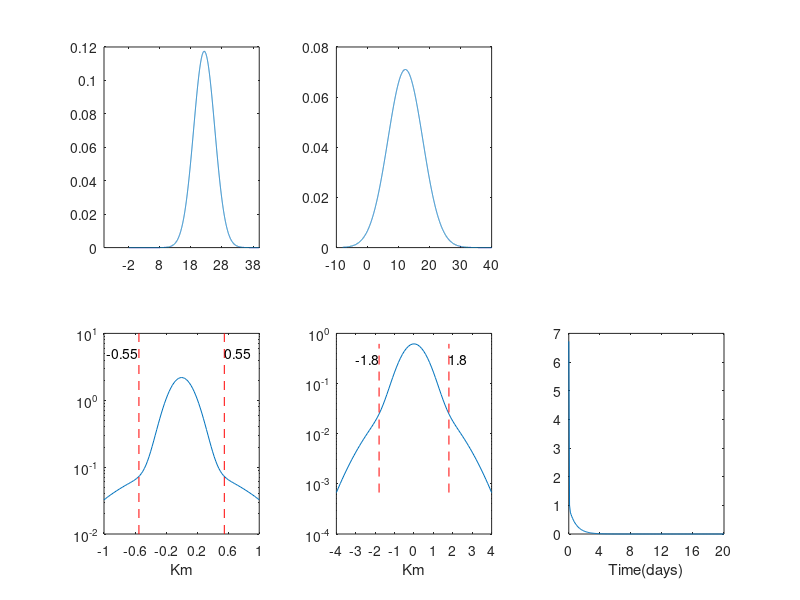

MATLAB code to generate this figure:
clearvars
clc
%rng 4567
BIC_5 = load('BICBURG2002.mat');

params = BIC_5.BIC{1,2};

% extrating parameter for mu
g_par = reshape(params(6:13),[4,2]);

% extrating parameter for mu
mu_par = params(1:5); % q=1
%num_mode = 3;


mu_b0 = mu_par(1);
mu_b1 = mu_par(2);
mu_b2 = mu_par(3);
mu_b3 = mu_par(4);
mu_b4 = mu_par(5);

g_b0 = g_par(1,:);
g_b1 = g_par(2,:);
g_b2 = g_par(3,:);
g_b3 = g_par(4,:);



% mu_b1 = mu_b1 + 0.1;%*rand(size(mu_b1));
% mu_b3 = mu_b3 + 0.1;%*rand(size(mu_b3));
% mu_b2 = mu_b2*0.1;
% mu_b4 = mu_b4*0.1;

% disp(g_params);
mu0 = @(b0,b1,b2,b3,b4,u,v)b0*exp(-b2*(u-b1).^2-b4*(v-b3).^2);
mu_cor = -2:0.01:40;
mu1_cor = -8:0.01:40;
nor_mu = 0;

mu_x = mu0(mu_b0,mu_b1,mu_b2,mu_b3,mu_b4,mu_cor,mu_b3)*(pi/mu_b4)^0.5;
mu_y = mu0(mu_b0,mu_b1,mu_b2,mu_b3,mu_b4,mu_b1,mu1_cor)*(pi/mu_b2)^0.5;
nor_mu = nor_mu + pi*mu_b0/(mu_b2*mu_b4)^0.5;

nor_g = 0;
g0 = @(b0,b1,b2,b3,u,v,s)b0*exp(-b1*u.^2-b2*v.^2-b3*s);
g_cor = 0:0.1:20;
g1_cor = -1:0.02:1;
g2_cor = -4:0.1:4;
n = length(g_cor);
n1 = length(g1_cor);
n2 = length(g2_cor);
g_x = zeros(2,n1);
g_y = zeros(2,n2);
g_t = zeros(2,n);
for i=1:2
g_x(i,:) = g0(g_b0(i),g_b1(i),g_b2(i),g_b3(i),g1_cor,0,0)*(pi/g_b2(i))^0.5/g_b3(i);
g_y(i,:) = g0(g_b0(i),g_b1(i),g_b2(i),g_b3(i),0,g2_cor,0)*(pi/g_b1(i))^0.5/g_b3(i);
g_t(i,:) = g0(g_b0(i),g_b1(i),g_b2(i),g_b3(i),0,0,g_cor)*pi/(g_b1(i)*g_b2(i))^0.5;
nor_g =  nor_g + pi*g_b0(i)/(g_b1(i)*g_b2(i))^0.5/g_b3(i);
end


figure(1)
subplot(2,3,1)
plot(mu_cor,sum(mu_x,1)/nor_mu)
xticks(-2:10:40)

subplot(2,3,2)
plot(mu1_cor,sum(mu_y,1)/nor_mu)
xticks(-20:10:40)
%subplot(2,3,3)
%plot(mu1_cor,sum(mu_t,1)/nor_mu)
subplot(2,3,4)
semilogy(g1_cor,sum(g_x,1)/nor_g)
hold on
ylims = ylim; %[min(sum(g_x,1)/nor_g),max(sum(g_x,1)/nor_g)];
line([-0.55, -0.55],ylims,'color','r', 'Linestyle','--');
line([0.55, 0.55],ylims,'color','r', 'Linestyle','--');
text(-0.55,mean(ylims),'-0.55','Fontsize',10,'HorizontalAlignment', 'right');
text(0.55,mean(ylims),'0.55','Fontsize',10);
xticks(-1:0.4:1);
xlabel('Km')
hold off
%xlim([-6,6]);
%semilogy(x,y);
subplot(2,3,5)
semilogy(g2_cor,sum(g_y,1)/nor_g)
hold on
ylim = [min(sum(g_y,1)/nor_g),max(sum(g_y,1)/nor_g)];
line([-1.8, -1.8],ylim,'color','r', 'Linestyle','--');
line([1.8, 1.8],ylim,'color','r', 'Linestyle','--');
text(-1.8,mean(ylim),'-1.8','Fontsize',10,'HorizontalAlignment', 'right');
text(1.8,mean(ylim),'1.8','Fontsize',10);
xticks(-5:1:5);
xlabel('Km')
hold off
%xlim([-6,6]);
%semilogy(x,y);
subplot(2,3,6)
plot(g_cor,sum(g_t,1)/nor_g)
xticks(0:4:20);
xlabel('Time(days)')